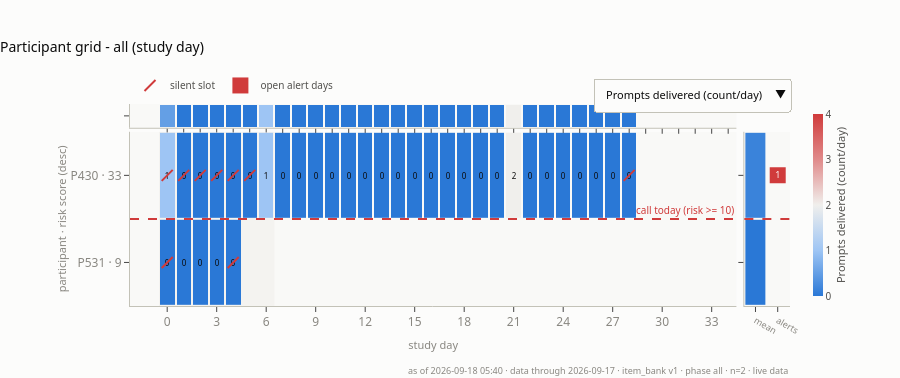

Here is the notebook cell this chart was saved with:
### Code cell
# Prompts delivered on its own DIVERGING scale, not the shared blue ramp. On
# the other three metrics dark means good; on this one dark means at the daily
# cap, which is an alarm condition. Blue is under-dosed, neutral is the expected
# 2-3 per day, red is at cap - so both ends read as problems and the middle
# reads as nothing.
plot_grid("delivered_n", "all")

### Figure 1 — Plotly figure (JSON) as saved in the notebook; plotly's stock layout.template omitted (floating-point values rounded to 4 significant figures)
{"data": [{"colorbar": {"outlinewidth": 0, "thickness": 10, "tickfont": {"size": 10}, "title": {"font": {"size": 11}, "side": "right", "text": "Slot coverage (0-1)"}}, "colorscale": [[0, "#86b6ef"], [0.25, "#86b6ef"], [0.25, "#5598e7"], [0.5, "#5598e7"], [0.5, "#2a78d6"], [0.75, "#2a78d6"], [0.75, "#184f95"], [1, "#184f95"]], "customdata": [["2026-08-21", "2026-08-22", "2026-08-23", "2026-08-24", "2026-08-25", "2026-08-26", "2026-08-27", "2026-08-28", "2026-08-29", "2026-08-30", "2026-08-31", "2026-09-01", "2026-09-02", "2026-09-03", "2026-09-04", "2026-09-05", "2026-09-06", "2026-09-07", "2026-09-08", "2026-09-09", "2026-09-10", "2026-09-11", "2026-09-12", "2026-09-13", "2026-09-14", "2026-09-15", "2026-09-16", "2026-09-17", "2026-09-18", "None", "None", "None", "None", "None", "None"], ["2026-09-14", "2026-09-15", "2026-09-16", "2026-09-17", "2026-09-18", "None", "None", "None", "None", "None", "None", "None", "None", "None", "None", "None", "None", "None", "None", "None", "None", "None", "None", "None", "None", "None", "None", "None", "None", "None", "None", "None", "None", "None", "None"]], "hoverongaps": false, "hovertemplate": "%{y}<br>study day %{x}<br>%{customdata}<br>Slot coverage (0-1): %{z}<extra></extra>", "text": [["0", "0", "0", "0", "0", "0", "2", "0", "0", "0", "0", "0", "0", "0", "0", "0", "0", "0", "0", "0", "0", "0", "0", "0", "0", "0", "0", "0", "0", "", "", "", "", "", ""], ["3", "3", "2", "1", "0", "", "", "", "", "", "", "", "", "", "", "", "", "", "", "", "", "", "", "", "", "", "", "", "", "", "", "", "", "", ""]], "textfont": {"color": "#fcfcfb", "size": 8}, "texttemplate": "%{text}", "type": "heatmap", "visible": false, "x": ["0", "1", "2", "3", "4", "5", "6", "7", "8", "9", "10", "11", "12", "13", "14", "15", "16", "17", "18", "19", "20", "21", "22", "23", "24", "25", "26", "27", "28", "29", "30", "31", "32", "33", "34"], "xaxis": "x3", "xgap": 2, "y": ["P430 · 33", "P531 · 9"], "yaxis": "y3", "ygap": 2, "z": [[0, 0, 0, 0, 0, 0, 0.3333, 0, 0, 0, 0, 0, 0, 0, 0, 0, 0, 0, 0, 0, 0, 0, 0, 0, 0, 0, 0, 0, 0, null, null, null, null, null, null], [0.5, 0.5, 0.3333, 0.1667, 0, null, null, null, null, null, null, null, null, null, null, null, null, null, null, null, null, null, null, null, null, null, null, null, null, null, null, null, null, null, null]], "zmax": 1, "zmin": 0}, {"colorbar": {"outlinewidth": 0, "thickness": 10, "tickfont": {"size": 10}, "title": {"font": {"size": 11}, "side": "right", "text": "Wear coverage (0-1)"}}, "colorscale": [[0, "#86b6ef"], [0.25, "#86b6ef"], [0.25, "#5598e7"], [0.5, "#5598e7"], [0.5, "#2a78d6"], [0.75, "#2a78d6"], [0.75, "#184f95"], [1, "#184f95"]], "customdata": [["2026-08-21", "2026-08-22", "2026-08-23", "2026-08-24", "2026-08-25", "2026-08-26", "2026-08-27", "2026-08-28", "2026-08-29", "2026-08-30", "2026-08-31", "2026-09-01", "2026-09-02", "2026-09-03", "2026-09-04", "2026-09-05", "2026-09-06", "2026-09-07", "2026-09-08", "2026-09-09", "2026-09-10", "2026-09-11", "2026-09-12", "2026-09-13", "2026-09-14", "2026-09-15", "2026-09-16", "2026-09-17", "2026-09-18", "None", "None", "None", "None", "None", "None"], ["2026-09-14", "2026-09-15", "2026-09-16", "2026-09-17", "2026-09-18", "None", "None", "None", "None", "None", "None", "None", "None", "None", "None", "None", "None", "None", "None", "None", "None", "None", "None", "None", "None", "None", "None", "None", "None", "None", "None", "None", "None", "None", "None"]], "hoverongaps": false, "hovertemplate": "%{y}<br>study day %{x}<br>%{customdata}<br>Wear coverage (0-1): %{z}<extra></extra>", "textfont": {"color": "#fcfcfb", "size": 8}, "type": "heatmap", "visible": false, "x": ["0", "1", "2", "3", "4", "5", "6", "7", "8", "9", "10", "11", "12", "13", "14", "15", "16", "17", "18", "19", "20", "21", "22", "23", "24", "25", "26", "27", "28", "29", "30", "31", "32", "33", "34"], "xaxis": "x3", "xgap": 2, "y": ["P430 · 33", "P531 · 9"], "yaxis": "y3", "ygap": 2, "z": [[null, null, null, null, null, null, null, null, null, null, null, null, null, null, null, null, null, null, null, null, null, null, null, null, null, null, null, null, null, null, null, null, null, null, null], [null, null, null, null, null, null, null, null, null, null, null, null, null, null, null, null, null, null, null, null, null, null, null, null, null, null, null, null, null, null, null, null, null, null, null]], "zmax": 1, "zmin": 0}, {"colorbar": {"outlinewidth": 0, "thickness": 10, "tickfont": {"size": 10}, "title": {"font": {"size": 11}, "side": "right", "text": "Prompts delivered (count/day)"}}, "colorscale": [[0, "#2a78d6"], [0.25, "#9ec5f4"], [0.5, "#f0efec"], [0.75, "#e08a8a"], [1, "#d03b3b"]], "customdata": [["2026-08-21", "2026-08-22", "2026-08-23", "2026-08-24", "2026-08-25", "2026-08-26", "2026-08-27", "2026-08-28", "2026-08-29", "2026-08-30", "2026-08-31", "2026-09-01", "2026-09-02", "2026-09-03", "2026-09-04", "2026-09-05", "2026-09-06", "2026-09-07", "2026-09-08", "2026-09-09", "2026-09-10", "2026-09-11", "2026-09-12", "2026-09-13", "2026-09-14", "2026-09-15", "2026-09-16", "2026-09-17", "2026-09-18", "None", "None", "None", "None", "None", "None"], ["2026-09-14", "2026-09-15", "2026-09-16", "2026-09-17", "2026-09-18", "None", "None", "None", "None", "None", "None", "None", "None", "None", "None", "None", "None", "None", "None", "None", "None", "None", "None", "None", "None", "None", "None", "None", "None", "None", "None", "None", "None", "None", "None"]], "hoverongaps": false, "hovertemplate": "%{y}<br>study day %{x}<br>%{customdata}<br>Prompts delivered (count/day): %{z}<extra></extra>", "text": [["1", "0", "0", "0", "0", "0", "1", "0", "0", "0", "0", "0", "0", "0", "0", "0", "0", "0", "0", "0", "0", "2", "0", "0", "0", "0", "0", "0", "0", "", "", "", "", "", ""], ["0", "0", "0", "0", "0", "", "", "", "", "", "", "", "", "", "", "", "", "", "", "", "", "", "", "", "", "", "", "", "", "", "", "", "", "", ""]], "textfont": {"color": "#0b0b0b", "size": 8}, "texttemplate": "%{text}", "type": "heatmap", "visible": true, "x": ["0", "1", "2", "3", "4", "5", "6", "7", "8", "9", "10", "11", "12", "13", "14", "15", "16", "17", "18", "19", "20", "21", "22", "23", "24", "25", "26", "27", "28", "29", "30", "31", "32", "33", "34"], "xaxis": "x3", "xgap": 2, "y": ["P430 · 33", "P531 · 9"], "yaxis": "y3", "ygap": 2, "z": [[1, 0, 0, 0, 0, 0, 1, 0, 0, 0, 0, 0, 0, 0, 0, 0, 0, 0, 0, 0, 0, 2, 0, 0, 0, 0, 0, 0, 0, null, null, null, null, null, null], [0, 0, 0, 0, 0, null, null, null, null, null, null, null, null, null, null, null, null, null, null, null, null, null, null, null, null, null, null, null, null, null, null, null, null, null, null]], "zmax": 4, "zmin": 0}, {"colorbar": {"outlinewidth": 0, "thickness": 10, "tickfont": {"size": 10}, "title": {"font": {"size": 11}, "side": "right", "text": "Item completeness (0-1)"}}, "colorscale": [[0, "#86b6ef"], [0.25, "#86b6ef"], [0.25, "#5598e7"], [0.5, "#5598e7"], [0.5, "#2a78d6"], [0.75, "#2a78d6"], [0.75, "#184f95"], [1, "#184f95"]], "customdata": [["2026-08-21", "2026-08-22", "2026-08-23", "2026-08-24", "2026-08-25", "2026-08-26", "2026-08-27", "2026-08-28", "2026-08-29", "2026-08-30", "2026-08-31", "2026-09-01", "2026-09-02", "2026-09-03", "2026-09-04", "2026-09-05", "2026-09-06", "2026-09-07", "2026-09-08", "2026-09-09", "2026-09-10", "2026-09-11", "2026-09-12", "2026-09-13", "2026-09-14", "2026-09-15", "2026-09-16", "2026-09-17", "2026-09-18", "None", "None", "None", "None", "None", "None"], ["2026-09-14", "2026-09-15", "2026-09-16", "2026-09-17", "2026-09-18", "None", "None", "None", "None", "None", "None", "None", "None", "None", "None", "None", "None", "None", "None", "None", "None", "None", "None", "None", "None", "None", "None", "None", "None", "None", "None", "None", "None", "None", "None"]], "hoverongaps": false, "hovertemplate": "%{y}<br>study day %{x}<br>%{customdata}<br>Item completeness (0-1): %{z}<extra></extra>", "textfont": {"color": "#fcfcfb", "size": 8}, "type": "heatmap", "visible": false, "x": ["0", "1", "2", "3", "4", "5", "6", "7", "8", "9", "10", "11", "12", "13", "14", "15", "16", "17", "18", "19", "20", "21", "22", "23", "24", "25", "26", "27", "28", "29", "30", "31", "32", "33", "34"], "xaxis": "x3", "xgap": 2, "y": ["P430 · 33", "P531 · 9"], "yaxis": "y3", "ygap": 2, "z": [[1, null, null, null, null, null, 1, null, null, null, null, null, null, null, null, null, 1, null, null, null, null, 1, null, null, null, null, null, null, null, null, null, null, null, null, null], [1, 1, 1, 1, null, null, null, null, null, null, null, null, null, null, null, null, null, null, null, null, null, null, null, null, null, null, null, null, null, null, null, null, null, null, null]], "zmax": 1, "zmin": 0}, {"colorscale": [[0, "#2a78d6"], [0.25, "#9ec5f4"], [0.5, "#f0efec"], [0.75, "#e08a8a"], [1, "#d03b3b"]], "hoverongaps": false, "hovertemplate": "cohort mean<br>%{x}: %{z:.2f}<extra></extra>", "showscale": false, "type": "heatmap", "x": ["0", "1", "2", "3", "4", "5", "6", "7", "8", "9", "10", "11", "12", "13", "14", "15", "16", "17", "18", "19", "20", "21", "22", "23", "24", "25", "26", "27", "28", "29", "30", "31", "32", "33", "34"], "xaxis": "x", "xgap": 2, "y": ["cohort mean"], "yaxis": "y", "ygap": 2, "z": [[0.5, 0, 0, 0, 0, 0, 1, 0, 0, 0, 0, 0, 0, 0, 0, 0, 0, 0, 0, 0, 0, 2, 0, 0, 0, 0, 0, 0, 0, null, null, null, null, null, null]], "zmax": 4, "zmin": 0}, {"colorscale": [[0, "#2a78d6"], [0.25, "#9ec5f4"], [0.5, "#f0efec"], [0.75, "#e08a8a"], [1, "#d03b3b"]], "hoverongaps": false, "hovertemplate": "%{y}<br>participant mean: %{z:.2f}<extra></extra>", "showscale": false, "type": "heatmap", "x": ["mean"], "xaxis": "x4", "xgap": 2, "y": ["P430 · 33", "P531 · 9"], "yaxis": "y4", "ygap": 2, "z": [[0.1379], [0]], "zmax": 4, "zmin": 0}, {"hovertemplate": "scheduler silent<extra></extra>", "marker": {"color": "#d03b3b", "line": {"color": "#d03b3b", "width": 2}, "size": 11, "symbol": "line-ne"}, "mode": "markers", "name": "silent slot", "showlegend": true, "type": "scatter", "x": ["0", "1", "2", "3", "4", "5", "28", "0", "4"], "xaxis": "x3", "y": ["P430 · 33", "P430 · 33", "P430 · 33", "P430 · 33", "P430 · 33", "P430 · 33", "P430 · 33", "P531 · 9", "P531 · 9"], "yaxis": "y3"}, {"hovertemplate": "%{y}<br>%{text} day(s) with an open alert<extra></extra>", "marker": {"color": "#d03b3b", "size": 16, "symbol": "square"}, "mode": "markers+text", "name": "open alert days", "showlegend": true, "text": ["1"], "textfont": {"color": "#fcfcfb", "size": 9}, "textposition": "middle center", "type": "scatter", "x": ["alerts"], "xaxis": "x4", "y": ["P430 · 33"], "yaxis": "y4"}], "layout": {"annotations": [{"font": {"color": "#d03b3b", "size": 10}, "showarrow": false, "text": "call today (risk >= 10)", "x": 1, "xanchor": "right", "xref": "x3 domain", "y": 0.5, "yref": "y3", "yshift": 9}, {"font": {"color": "#898781", "family": "system-ui, -apple-system, \"Segoe UI\", sans-serif", "size": 9}, "showarrow": false, "text": "as of 2026-09-18 05:40 · data through 2026-09-17 · item_bank v1 · phase all · n=2 · live data", "x": 1, "xanchor": "right", "xref": "paper", "y": 0, "yanchor": "top", "yref": "paper", "yshift": -56}], "font": {"color": "#52514e", "family": "system-ui, -apple-system, \"Segoe UI\", sans-serif", "size": 12}, "height": 378, "hoverlabel": {"bgcolor": "#fcfcfb", "font": {"color": "#0b0b0b", "family": "system-ui, -apple-system, \"Segoe UI\", sans-serif"}}, "legend": {"font": {"color": "#52514e", "size": 10}, "orientation": "h", "x": 0, "y": 1.02, "yanchor": "bottom"}, "margin": {"b": 72, "l": 130, "r": 110, "t": 104}, "paper_bgcolor": "#fcfcfb", "plot_bgcolor": "#f9f9f7", "shapes": [{"fillcolor": "#f0efec", "layer": "below", "line": {"width": 0}, "opacity": 0.55, "type": "rect", "x0": -0.5, "x1": 6.5, "xref": "x3", "y0": -0.5, "y1": 1.5, "yref": "y3"}, {"line": {"color": "#d03b3b", "dash": "dash", "width": 2}, "type": "line", "x0": 0, "x1": 1, "xref": "x3 domain", "y0": 0.5, "y1": 0.5, "yref": "y3"}, {"line": {"color": "#d03b3b", "dash": "dash", "width": 2}, "type": "line", "x0": 0, "x1": 1, "xref": "x4 domain", "y0": 0.5, "y1": 0.5, "yref": "y4"}], "showlegend": true, "title": {"font": {"color": "#0b0b0b", "size": 14}, "text": "Participant grid - all (study day)", "x": 0, "xanchor": "left"}, "updatemenus": [{"active": 2, "bgcolor": "#fcfcfb", "bordercolor": "#c3c2b7", "buttons": [{"args": [{"visible": [true, false, false, false, true, true, true, true]}], "label": "Slot coverage (0-1)", "method": "update"}, {"args": [{"visible": [false, true, false, false, true, true, true, true]}], "label": "Wear coverage (0-1)", "method": "update"}, {"args": [{"visible": [false, false, true, false, true, true, true, true]}], "label": "Prompts delivered (count/day)", "method": "update"}, {"args": [{"visible": [false, false, false, true, true, true, true, true]}], "label": "Item completeness (0-1)", "method": "update"}], "direction": "down", "font": {"color": "#0b0b0b", "size": 11}, "showactive": true, "x": 1, "xanchor": "right", "y": 1.13, "yanchor": "top"}], "xaxis": {"anchor": "y", "domain": [0, 0.9188], "linecolor": "#c3c2b7", "matches": "x3", "showgrid": false, "showticklabels": false, "tickfont": {"color": "#898781"}, "type": "category", "zeroline": false}, "xaxis2": {"anchor": "y2", "domain": [0.9308, 1], "linecolor": "#c3c2b7", "matches": "x4", "showgrid": false, "showticklabels": false, "tickfont": {"color": "#898781"}, "zeroline": false}, "xaxis3": {"anchor": "y3", "domain": [0, 0.9188], "linecolor": "#c3c2b7", "nticks": 18, "showgrid": false, "tickangle": 0, "tickfont": {"color": "#898781"}, "title": {"font": {"color": "#898781", "size": 11}, "text": "study day"}, "type": "category", "zeroline": false}, "xaxis4": {"anchor": "y4", "domain": [0.9308, 1], "linecolor": "#c3c2b7", "showgrid": false, "showticklabels": true, "tickfont": {"color": "#898781", "size": 9}, "type": "category", "zeroline": false}, "yaxis": {"anchor": "x", "domain": [0.8824, 1], "linecolor": "#c3c2b7", "showgrid": false, "showticklabels": false, "tickfont": {"color": "#898781"}, "type": "category", "zeroline": false}, "yaxis2": {"anchor": "x2", "domain": [0.8824, 1], "linecolor": "#c3c2b7", "matches": "y", "showgrid": false, "showticklabels": false, "tickfont": {"color": "#898781"}, "zeroline": false}, "yaxis3": {"anchor": "x3", "autorange": "reversed", "domain": [0, 0.8624], "linecolor": "#c3c2b7", "showgrid": false, "tickfont": {"color": "#898781"}, "title": {"font": {"color": "#898781", "size": 11}, "text": "participant · risk score (desc)"}, "type": "category", "zeroline": false}, "yaxis4": {"anchor": "x4", "domain": [0, 0.8624], "linecolor": "#c3c2b7", "matches": "y3", "showgrid": false, "showticklabels": false, "tickfont": {"color": "#898781"}, "zeroline": false}}}
